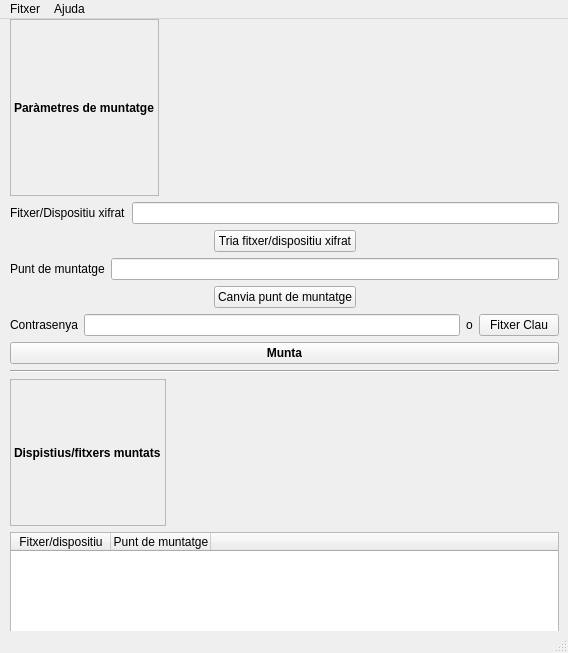
<?xml version="1.0" encoding="UTF-8"?>
<ui version="4.0">
 <class>MainWindow</class>
 <widget class="QMainWindow" name="MainWindow">
  <property name="geometry">
   <rect>
    <x>0</x>
    <y>0</y>
    <width>568</width>
    <height>653</height>
   </rect>
  </property>
  <property name="windowTitle">
   <string>MainWindow</string>
  </property>
  <widget class="QWidget" name="centralwidget">
   <widget class="QWidget" name="verticalLayoutWidget_2">
    <property name="geometry">
     <rect>
      <x>10</x>
      <y>0</y>
      <width>549</width>
      <height>705</height>
     </rect>
    </property>
    <layout class="QVBoxLayout" name="windowLayout">
     <item>
      <layout class="QVBoxLayout" name="mountLayout">
       <item>
        <layout class="QHBoxLayout" name="mountHeaderLayout">
         <item>
          <widget class="QLabel" name="mountHeaderLabel">
           <property name="font">
            <font>
             <weight>75</weight>
             <bold>true</bold>
            </font>
           </property>
           <property name="frameShape">
            <enum>QFrame::StyledPanel</enum>
           </property>
           <property name="frameShadow">
            <enum>QFrame::Raised</enum>
           </property>
           <property name="text">
            <string>Paràmetres de muntatge</string>
           </property>
          </widget>
         </item>
         <item>
          <spacer name="mountHueaderSapcer">
           <property name="orientation">
            <enum>Qt::Horizontal</enum>
           </property>
           <property name="sizeHint" stdset="0">
            <size>
             <width>40</width>
             <height>20</height>
            </size>
           </property>
          </spacer>
         </item>
        </layout>
       </item>
       <item>
        <layout class="QVBoxLayout" name="selectCryptedLayout">
         <item>
          <layout class="QHBoxLayout" name="selectCryptedLabelLineLayout">
           <item>
            <widget class="QLabel" name="selectCryptedFileDeviceLabel">
             <property name="text">
              <string>Fitxer/Dispositiu xifrat</string>
             </property>
            </widget>
           </item>
           <item>
            <widget class="QLineEdit" name="selectCrytedFileDeveiceLine"/>
           </item>
          </layout>
         </item>
         <item>
          <layout class="QHBoxLayout" name="selectCryptedButtonLayout">
           <item>
            <spacer name="selectCryptedButtonLeftSpacer">
             <property name="orientation">
              <enum>Qt::Horizontal</enum>
             </property>
             <property name="sizeHint" stdset="0">
              <size>
               <width>40</width>
               <height>20</height>
              </size>
             </property>
            </spacer>
           </item>
           <item>
            <widget class="QPushButton" name="selectCryptedFileDeviceButton">
             <property name="text">
              <string>Tria fitxer/dispositiu xifrat</string>
             </property>
            </widget>
           </item>
           <item>
            <spacer name="selectCryptedButtonRightSpacer">
             <property name="orientation">
              <enum>Qt::Horizontal</enum>
             </property>
             <property name="sizeHint" stdset="0">
              <size>
               <width>40</width>
               <height>20</height>
              </size>
             </property>
            </spacer>
           </item>
          </layout>
         </item>
        </layout>
       </item>
       <item>
        <layout class="QVBoxLayout" name="mountPointLayout">
         <item>
          <layout class="QHBoxLayout" name="mountPointLabelLineLayout">
           <item>
            <widget class="QLabel" name="mountPointLabel">
             <property name="text">
              <string>Punt de muntatge</string>
             </property>
            </widget>
           </item>
           <item>
            <widget class="QLineEdit" name="mountPointLineEdit"/>
           </item>
          </layout>
         </item>
         <item>
          <layout class="QHBoxLayout" name="mountPointButtonLayout">
           <item>
            <spacer name="mountPointButtonLeftSpacer">
             <property name="orientation">
              <enum>Qt::Horizontal</enum>
             </property>
             <property name="sizeHint" stdset="0">
              <size>
               <width>40</width>
               <height>20</height>
              </size>
             </property>
            </spacer>
           </item>
           <item>
            <widget class="QPushButton" name="mountPointButton">
             <property name="text">
              <string>Canvia punt de muntatge</string>
             </property>
            </widget>
           </item>
           <item>
            <spacer name="mountPointButtonRightSpacer">
             <property name="orientation">
              <enum>Qt::Horizontal</enum>
             </property>
             <property name="sizeHint" stdset="0">
              <size>
               <width>40</width>
               <height>20</height>
              </size>
             </property>
            </spacer>
           </item>
          </layout>
         </item>
        </layout>
       </item>
       <item>
        <layout class="QHBoxLayout" name="passKeyFileLayout">
         <item>
          <widget class="QLabel" name="passKeyLabel">
           <property name="text">
            <string>Contrasenya</string>
           </property>
          </widget>
         </item>
         <item>
          <widget class="QLineEdit" name="passwordLineEdit"/>
         </item>
         <item>
          <widget class="QLabel" name="passKeyOrFileLabel">
           <property name="text">
            <string>o</string>
           </property>
          </widget>
         </item>
         <item>
          <widget class="QPushButton" name="passKeyFileButton">
           <property name="text">
            <string>Fitxer Clau</string>
           </property>
          </widget>
         </item>
        </layout>
       </item>
       <item>
        <widget class="QPushButton" name="mountButton">
         <property name="font">
          <font>
           <weight>75</weight>
           <italic>false</italic>
           <bold>true</bold>
           <strikeout>false</strikeout>
           <kerning>true</kerning>
          </font>
         </property>
         <property name="text">
          <string>Munta</string>
         </property>
        </widget>
       </item>
      </layout>
     </item>
     <item>
      <widget class="Line" name="mainHline">
       <property name="orientation">
        <enum>Qt::Horizontal</enum>
       </property>
      </widget>
     </item>
     <item>
      <layout class="QVBoxLayout" name="mountedLayout">
       <item>
        <layout class="QHBoxLayout" name="mountedHeaderLayout">
         <property name="sizeConstraint">
          <enum>QLayout::SetMinimumSize</enum>
         </property>
         <item>
          <widget class="QLabel" name="mountedHeaderLabel">
           <property name="sizePolicy">
            <sizepolicy hsizetype="Minimum" vsizetype="Minimum">
             <horstretch>0</horstretch>
             <verstretch>0</verstretch>
            </sizepolicy>
           </property>
           <property name="font">
            <font>
             <weight>75</weight>
             <bold>true</bold>
            </font>
           </property>
           <property name="frameShape">
            <enum>QFrame::StyledPanel</enum>
           </property>
           <property name="frameShadow">
            <enum>QFrame::Raised</enum>
           </property>
           <property name="text">
            <string>Dispistius/fitxers muntats</string>
           </property>
          </widget>
         </item>
         <item>
          <spacer name="mountedHeaderSpacer">
           <property name="orientation">
            <enum>Qt::Horizontal</enum>
           </property>
           <property name="sizeHint" stdset="0">
            <size>
             <width>40</width>
             <height>20</height>
            </size>
           </property>
          </spacer>
         </item>
        </layout>
       </item>
       <item>
        <widget class="QTableWidget" name="mountedTable">
         <property name="sizePolicy">
          <sizepolicy hsizetype="Expanding" vsizetype="Minimum">
           <horstretch>0</horstretch>
           <verstretch>0</verstretch>
          </sizepolicy>
         </property>
         <property name="gridStyle">
          <enum>Qt::NoPen</enum>
         </property>
         <property name="wordWrap">
          <bool>false</bool>
         </property>
         <attribute name="horizontalHeaderCascadingSectionResizes">
          <bool>true</bool>
         </attribute>
         <attribute name="horizontalHeaderDefaultSectionSize">
          <number>100</number>
         </attribute>
         <attribute name="horizontalHeaderShowSortIndicator" stdset="0">
          <bool>true</bool>
         </attribute>
         <attribute name="horizontalHeaderStretchLastSection">
          <bool>true</bool>
         </attribute>
         <attribute name="verticalHeaderVisible">
          <bool>true</bool>
         </attribute>
         <column>
          <property name="text">
           <string>Fitxer/dispositiu</string>
          </property>
         </column>
         <column>
          <property name="text">
           <string>Punt de muntatge</string>
          </property>
         </column>
         <column>
          <property name="text">
           <string/>
          </property>
         </column>
        </widget>
       </item>
      </layout>
     </item>
    </layout>
   </widget>
  </widget>
  <widget class="QMenuBar" name="menubar">
   <property name="geometry">
    <rect>
     <x>0</x>
     <y>0</y>
     <width>568</width>
     <height>30</height>
    </rect>
   </property>
   <widget class="QMenu" name="menuFitxer">
    <property name="title">
     <string>Fitxer</string>
    </property>
    <addaction name="actionCrea"/>
    <addaction name="actionMunta"/>
    <addaction name="actionSurt"/>
   </widget>
   <widget class="QMenu" name="menuAjuda">
    <property name="title">
     <string>Ajuda</string>
    </property>
    <addaction name="actionEn_quan_a"/>
   </widget>
   <addaction name="menuFitxer"/>
   <addaction name="menuAjuda"/>
  </widget>
  <widget class="QStatusBar" name="statusbar"/>
  <action name="actionCrea">
   <property name="text">
    <string>Crea</string>
   </property>
  </action>
  <action name="actionMunta">
   <property name="text">
    <string>Munta</string>
   </property>
  </action>
  <action name="actionSurt">
   <property name="text">
    <string>Surt</string>
   </property>
  </action>
  <action name="actionEn_quan_a">
   <property name="text">
    <string>En quan a...</string>
   </property>
  </action>
 </widget>
 <resources/>
 <connections/>
</ui>
